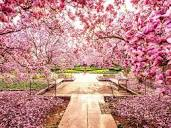
#> input picture THXLA/L6/data/a4.jpg, 171 x 128 px, given in place of anh3_1.png, which was not available
$ python filterMedian.py
#> lines starting #> are read from the running program, lines starting #| are printed output that depends on the picture; pictures that were not available may be replaced by others from this repository, and a replacement may not be noted
import numpy as np
import cv2


def input_kernel():
    a = []
    t = 0
    for i in range(k):
        temp = []
        for j in range(k):
            x = int(input())
            temp.append(x)
            t += x
        a.append(temp)
    return a, t


# Hàm lấy vị trí cần nhân tích chập trong mảng
def get_img_kernel(image, kernel_size, center):
    padding_size = kernel_size // 2  # Kích thước padding cần thêm (thêm padding để tính các điểm ở dìa)
    padded_image = np.pad(image, ((padding_size, padding_size),
                                  (padding_size, padding_size)), mode='constant')
    start_row = center[0] - kernel_size // 2
    start_col = center[1] - kernel_size // 2
    end_row = start_row + kernel_size
    end_col = start_col + kernel_size
    img_result = padded_image[start_row:end_row, start_col:end_col]

    median_value = np.median(img_result)
    print(median_value)
    return np.sum(img_result) / (kernel_size * kernel_size), median_value

def trung_vi(image, nguong, num_padding):
    result = np.copy(image).astype(np.uint8)
    img_height, img_width = image.shape
    for i in range(img_height):
        for j in range(img_width):
            avg, med = get_img_kernel(image, k, [i + num_padding, j + num_padding])
            temp = np.abs(med - result[i][j])
            if temp > nguong:
                result[i][j] = med

    result = np.array(result)
    return result


k = int(input("Nhập k= "))
#> the answer given: 3

print("Đã nhập xong______Đang tính toán")

img = cv2.imread("anh3_1.png", cv2.IMREAD_GRAYSCALE)
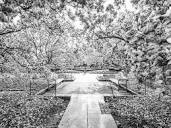
#> img: shape (128, 171); min 0, max 255, mean 153.1
img = np.array(img)
img_trung_vi = trung_vi(img, 10, k // 2)
#> the loop in trung_vi, `for i in range(img_height):` made 128 passes
#> (printed output is left out)
#> pass 1, in get_img_kernel, `padded_image = np.pad(image, ((padding_size, padding_size), (padding_s..`:
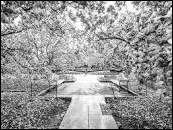
#> padded_image: shape (130, 173); min 0, max 255, mean 149
#> after the loop in trung_vi, `for i in range(img_height):`:
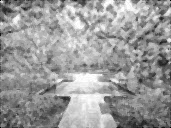
#> result: shape (128, 171); min 0, max 255, mean 153.9
count = 0
comparison = img == img_trung_vi
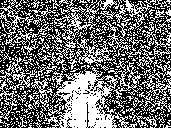
#> comparison: shape (128, 171) bool; 43.1% white in thin lines or dots

print(comparison)
cv2.imshow("Anh ban dau", img)
cv2.imshow("Trung vi", img_trung_vi)

cv2.waitKey(0)
cv2.destroyAllWindows()

$ run again, on THXLA/L6/data/a5.jpg
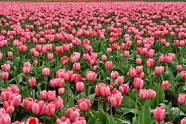
#> input picture THXLA/L6/data/a5.jpg, 186 x 124 px, given in place of anh3_1.png, which was not available
#> the loop in trung_vi, `for i in range(img_height):` made 124 passes
#> (printed output is left out)
#> pass 1, in get_img_kernel, `padded_image = np.pad(image, ((padding_size, padding_size), (padding_s..`:
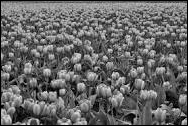
#> padded_image: shape (126, 188); min 0, max 237, mean 102.5
#> `comparison = img == img_trung_vi`:
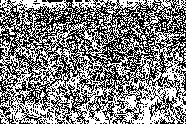
#> comparison: shape (124, 186) bool; 50.7% white; black in thin lines or dots

$ run again, on THXLA/L6/data/a6.jpg
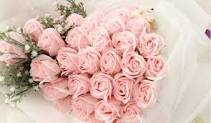
#> input picture THXLA/L6/data/a6.jpg, 211 x 123 px, given in place of anh3_1.png, which was not available
#> the loop in trung_vi, `for i in range(img_height):` made 123 passes
#> (printed output is left out)
#> after the loop in trung_vi, `for i in range(img_height):`:
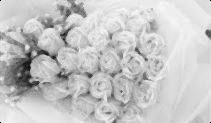
#> result: shape (123, 211); min 0, max 253, mean 197.7
#> `comparison = img == img_trung_vi`:
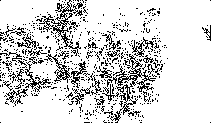
#> comparison: shape (123, 211) bool; 83.6% white; black in thin lines or dots
